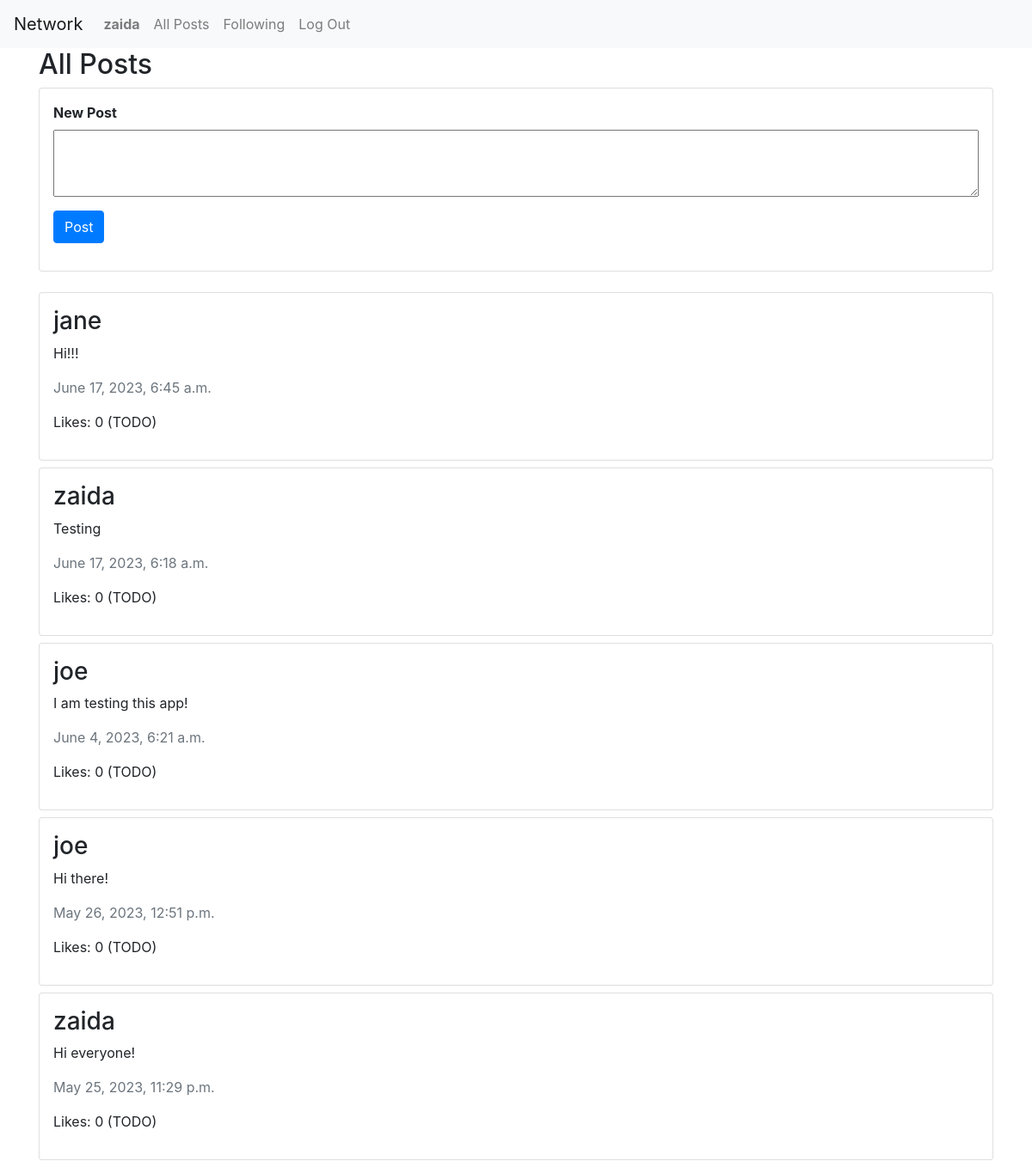
/ (signed in), run on the app's committed database.
### network/models.py (models this page shows, shortened)
class User(AbstractUser):
    pass

class Post(models.Model):
    author = models.ForeignKey(User, on_delete=models.CASCADE, related_name='posts')
    body = models.CharField(max_length=255)
    timestamp = models.DateTimeField(auto_now_add=True)

### network/views.py (the view)
# urls.py: path("", views.index, name="index"),
def index(request):
    posts = Post.objects.all().order_by('id').reverse()
    paginator = Paginator(posts, 10)
    page_number = request.GET.get('page')
    page_obj = paginator.get_page(page_number)
    return render(request, "network/index.html", {
        'posts': posts,
        'page_obj': page_obj
    })

### network/templates/network/index.html (shortened to what this page needs)
{% extends "network/layout.html" %} {% block body %}
<div class="container">
  <h2>All Posts</h2>
  {% if user.is_authenticated %}
  <div class="card mb-4">
    <form
      action="{% url 'compose' %}"
      method="post"
      class="d-flex flex-column p-3"
      id="compose-form"
    >
      <div class="form-group d-flex flex-column">
        <label for="compose-body"><strong>New Post</strong></label>
        <textarea
          name="compose-body"
          id="compose-body"
          cols="30"
          rows="3"
        ></textarea>
      </div>
      <div class="form-group">
        <input type="submit" value="Post" class="btn btn-primary" />
      </div>
    </form>
  </div>
  {% endif %}
  <div id="all-posts">
    {% for post in page_obj %}
    <div class="card mb-2 p-3">
      <h3>{{ post.author }}</h3>
      <p>{{ post.body }}</p>
      <p class="text-secondary lh-1">{{ post.timestamp }}</p>
      <p>Likes: 0 (TODO)</p>
    </div>
    {% empty %}
    <h3>No posts available</h3>
    {% endfor %}
  </div>
</div>
{% endblock %}

### network/templates/network/layout.html (shortened to what this page needs)
{% load static %}
<!DOCTYPE html>
<html lang="en">
  <head>
    <link
      rel="stylesheet"
      href="https://stackpath.bootstrapcdn.com/bootstrap/4.4.1/css/bootstrap.min.css"
    />
    <link href="{% static 'network/styles.css' %}" rel="stylesheet" />
  </head>
  <body>
    <nav class="navbar navbar-expand-lg navbar-light bg-light">
      <a class="navbar-brand" href="#">Network</a>
      <div>
        <ul class="navbar-nav mr-auto">
          {% if user.is_authenticated %}
          <li class="nav-item">
            <a class="nav-link" href="{% url 'profile' user_id=user.id %}"
              ><strong>{{ user.username }}</strong></a
            >
          </li>
          {% endif %}
          <li class="nav-item">
            <a class="nav-link" href="{% url 'index' %}">All Posts</a>
          </li>
          {% if user.is_authenticated %}
          <li class="nav-item">
            <a class="nav-link" href="{% url 'following' %}">Following</a>
          </li>
          <li class="nav-item">
            <a class="nav-link" href="{% url 'logout' %}">Log Out</a>
          </li>
          {% endif %}
        </ul>
      </div>
    </nav>
    <div class="body">{% block body %} {% endblock %}</div>
  </body>
</html>

### data on the page
User: username "zaida"
Post: author "jane", body "Hi!!!", timestamp "June 17, 2023, 6:45 a.m."
Post: author "zaida", body "Testing", timestamp "June 17, 2023, 6:18 a.m."
Post: author "joe", body "I am testing this app!", timestamp "June 4, 2023, 6:21 a.m."
Post: author "joe", body "Hi there!", timestamp "May 26, 2023, 12:51 p.m."
Post: author "zaida", body "Hi everyone!", timestamp "May 25, 2023, 11:29 p.m."
